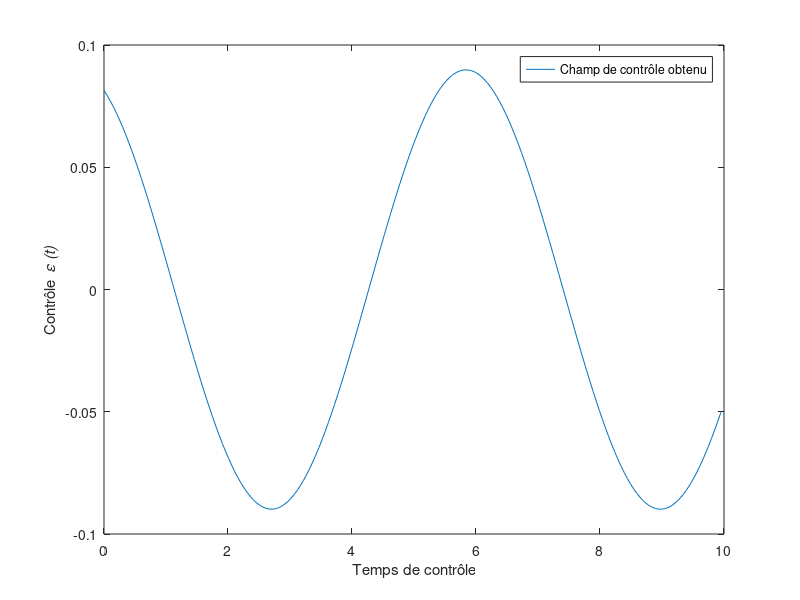

Source code (MATLAB):
function explicit
%============= Variables =================
T	=10;
L	=200; %return to 200
t	=linspace(0,T,L);
dt	=t(2)-t(1);

H0	=[1 0;0 2];
H1	=[0 1;1 0];


alpha = 10;
y0 = [1;0];
ycible	=[0;1];

maxiter	= 10; %return to 30 after
c	= ones(1,L-1)*0.3; %eps
ctil = ones(1,L-1)*0.5; %eps tilde
%division by zero in mus if c=ctilde

y=zeros(2,L);
y(:,1)=y0;
p=zeros(2,L);
p(:,L)=ycible;%to edit?

psit=zeros(2,L);
psit(:,1)=expm(-(H0*dt)/(2*i))*y(:,1); %initial value

psib=zeros(2,L);
psib(:,1)=expm((H0*dt)/(2*i))*y(:,1);

chit=zeros(2,L);
chit(:,L)=expm((H0*dt)/(2*i))*p(:,L); %end value

chib=zeros(2,L);
chib(:,L)=expm(-(H0*dt)/(2*i))*p(:,L);

Jtab=zeros(1,maxiter);


%============= Main =================
for iter=1:maxiter
  %iter
  %use Newton or secante?
  %step1
    for j=L-1:-1:1
    chib(:,j+1)=expm(-(H0*dt)/(2*i))*p(:,j+1);
    etha(j)=alpha/(alpha+dt*real(chib(:,j+1)'*(H1^2)*psit(:,j+1)));
    ctil(j)=(1-etha(j))*c(j)-(etha(j)/alpha)*imag(chib(:,j+1)'*H1*psit(:,j+1));
    chit(:,j)=expm(i*H1*ctil(:,j)*dt)*chib(:,j+1);
    p(:,j)=expm(i*H0*dt/2)*chit(:,j);
  end
  %ctil
  
  %step2
  for j=1:L-1
    psib(:,j)=expm((H0*dt)/(2*i))*y(:,j);
    delta(j)=alpha/(alpha+dt*real(chit(:,j)'*(H1^2)*psib(:,j)));
    c(j)=(1-delta(j))*ctil(j)-(delta(j)/alpha)*imag(chit(:,j)'*H1*psib(:,j));
    psit(:,j+1)=expm(-i*H1*c(:,j)*dt)*psib(:,j);
    y(:,j+1)=expm(-i*H0*dt/2)*psit(:,j+1);
  end
  %c

  %J=2-norm(ycible-y(:,L))^2 - alpha * dt * norm(c)^2;
  J=2*real(ycible'*y(:,L)) - alpha * dt * norm(c)^2;
  
  Jtab(iter)=J;
  
	%plot(Jtab, '--*');
  %xlabel("Number of iteration");
  %ylabel ('{\it J_{\Delta T}(\epsilon)}')
  %legend ("Explicit scheme");
  
  plot(t(1:end-1),c)
  xlabel("Temps de contrôle");
  ylabel ('Contrôle {\it \epsilon (t)}')
  legend ("Champ de contrôle obtenu");
  
  %plot3(t,y(1,:),y(2,:))
  %xlabel("Temps");
  %ylabel ('{\it \psi (t)}')
  %legend ("Fonction d'onde");
  
	pause(.1);
  
	fprintf(2,'Iter=%i|J=%f \n',iter,J)
end
%fprintf(1,'y(T)=%f \n',y(:,L))

end

%============= Functions =================
%********** Mu star **********
function mus=calculMus(x,y,mu,dt)
  Id2 = eye (size (mu));
  mus=i*(expm(mu*(x-y)*dt/i)-Id2)/(dt*(x-y));
end
